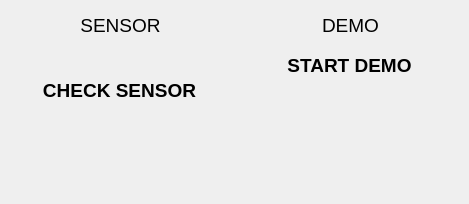
<?xml version="1.0" encoding="UTF-8"?>
<ui version="4.0">
 <class>DemoWidget</class>
 <widget class="QWidget" name="DemoWidget">
  <property name="geometry">
   <rect>
    <x>0</x>
    <y>0</y>
    <width>469</width>
    <height>204</height>
   </rect>
  </property>
  <property name="windowTitle">
   <string>Form</string>
  </property>
  <property name="styleSheet">
   <string notr="true">background-color: &quot;#6e6e6e&quot;;
font-family : Arial;</string>
  </property>
  <widget class="QWidget" name="sensorStatus" native="true">
   <property name="geometry">
    <rect>
     <x>10</x>
     <y>160</y>
     <width>221</width>
     <height>31</height>
    </rect>
   </property>
   <property name="styleSheet">
    <string notr="true">background-color: &quot;yellow&quot;;</string>
   </property>
  </widget>
  <widget class="QWidget" name="widget" native="true">
   <property name="geometry">
    <rect>
     <x>10</x>
     <y>10</y>
     <width>221</width>
     <height>141</height>
    </rect>
   </property>
   <property name="styleSheet">
    <string notr="true">background-color: &quot;#b3b3b3&quot;;</string>
   </property>
   <widget class="QLabel" name="label_4">
    <property name="geometry">
     <rect>
      <x>0</x>
      <y>0</y>
      <width>221</width>
      <height>31</height>
     </rect>
    </property>
    <property name="font">
     <font>
      <family>Arial</family>
      <pointsize>14</pointsize>
      <weight>50</weight>
      <bold>false</bold>
     </font>
    </property>
    <property name="styleSheet">
     <string notr="true">background-color: &quot;#e6e6e6&quot;;</string>
    </property>
    <property name="text">
     <string>SENSOR</string>
    </property>
    <property name="alignment">
     <set>Qt::AlignCenter</set>
    </property>
   </widget>
   <widget class="QPushButton" name="checkSensorButton">
    <property name="enabled">
     <bool>true</bool>
    </property>
    <property name="geometry">
     <rect>
      <x>10</x>
      <y>40</y>
      <width>199</width>
      <height>81</height>
     </rect>
    </property>
    <property name="font">
     <font>
      <family>Arial</family>
      <pointsize>14</pointsize>
      <weight>75</weight>
      <bold>true</bold>
      <strikeout>false</strikeout>
     </font>
    </property>
    <property name="contextMenuPolicy">
     <enum>Qt::PreventContextMenu</enum>
    </property>
    <property name="autoFillBackground">
     <bool>false</bool>
    </property>
    <property name="styleSheet">
     <string notr="true">background-color: white;</string>
    </property>
    <property name="text">
     <string>CHECK SENSOR</string>
    </property>
    <property name="flat">
     <bool>true</bool>
    </property>
   </widget>
  </widget>
  <widget class="QWidget" name="widget_2" native="true">
   <property name="geometry">
    <rect>
     <x>240</x>
     <y>10</y>
     <width>221</width>
     <height>81</height>
    </rect>
   </property>
   <property name="styleSheet">
    <string notr="true">background-color: &quot;#b3b3b3&quot;;</string>
   </property>
   <widget class="QLabel" name="label_5">
    <property name="geometry">
     <rect>
      <x>0</x>
      <y>0</y>
      <width>221</width>
      <height>31</height>
     </rect>
    </property>
    <property name="font">
     <font>
      <family>Arial</family>
      <pointsize>14</pointsize>
      <weight>50</weight>
      <bold>false</bold>
     </font>
    </property>
    <property name="styleSheet">
     <string notr="true">background-color: &quot;#e6e6e6&quot;;</string>
    </property>
    <property name="text">
     <string>DEMO</string>
    </property>
    <property name="alignment">
     <set>Qt::AlignCenter</set>
    </property>
   </widget>
   <widget class="QPushButton" name="initDemoButton">
    <property name="enabled">
     <bool>true</bool>
    </property>
    <property name="geometry">
     <rect>
      <x>10</x>
      <y>40</y>
      <width>199</width>
      <height>31</height>
     </rect>
    </property>
    <property name="font">
     <font>
      <family>Arial</family>
      <pointsize>14</pointsize>
      <weight>75</weight>
      <bold>true</bold>
      <strikeout>false</strikeout>
     </font>
    </property>
    <property name="contextMenuPolicy">
     <enum>Qt::PreventContextMenu</enum>
    </property>
    <property name="autoFillBackground">
     <bool>false</bool>
    </property>
    <property name="styleSheet">
     <string notr="true">background-color: &quot;#21c226&quot;;
color: &quot;white&quot;;</string>
    </property>
    <property name="text">
     <string>START DEMO</string>
    </property>
    <property name="flat">
     <bool>true</bool>
    </property>
   </widget>
  </widget>
  <widget class="QLabel" name="mustacheLabel">
   <property name="geometry">
    <rect>
     <x>310</x>
     <y>100</y>
     <width>71</width>
     <height>91</height>
    </rect>
   </property>
   <property name="text">
    <string>&lt;html&gt;&lt;head/&gt;&lt;body&gt;&lt;p&gt;&lt;img src=&quot;:/newPrefix/bs19_black_icon.png&quot;/&gt;&lt;/p&gt;&lt;/body&gt;&lt;/html&gt;</string>
   </property>
  </widget>
 </widget>
 <resources>
  <include location="img/bartsvart.qrc"/>
  <include location="img/bartgul.qrc"/>
 </resources>
 <connections/>
</ui>
